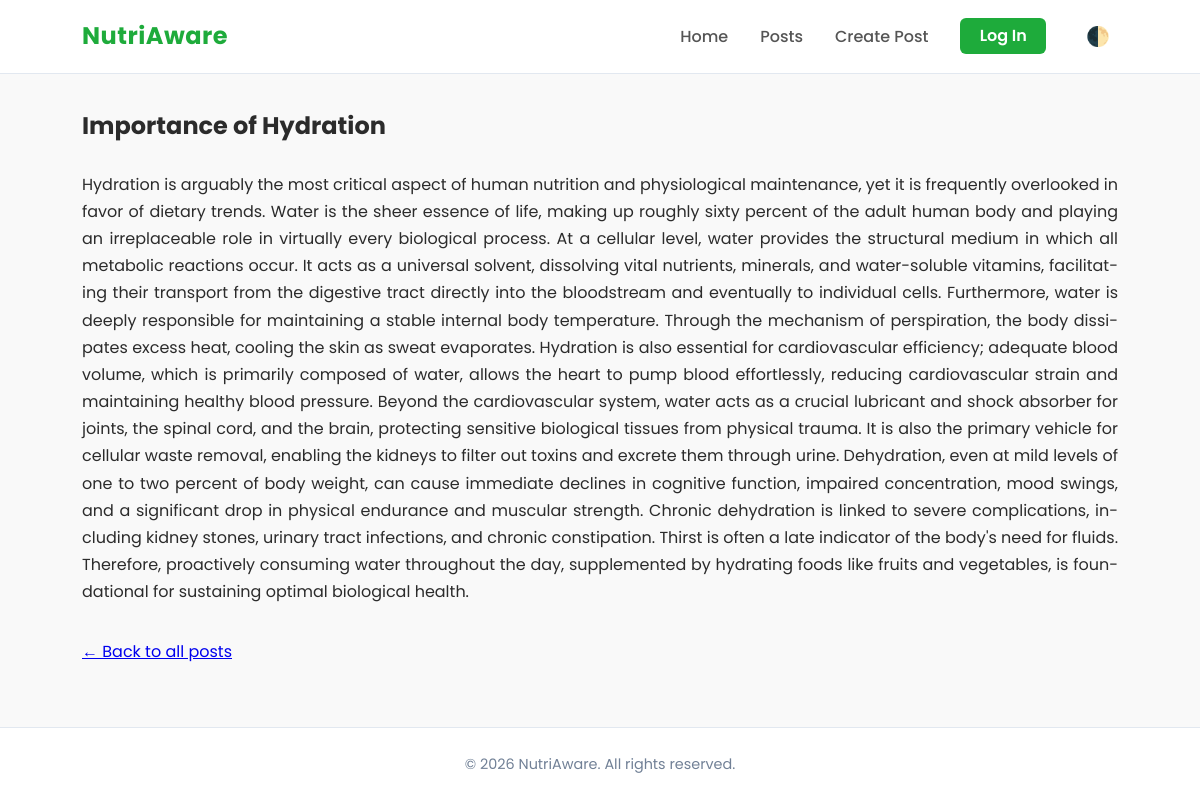
Screenshot of /post/post_4/ with the database file from the repository.
### post/models.py (models this page shows)
class Post(models.Model):
    title=models.CharField(max_length=60)
    content=models.TextField()
    published_date=models.DateTimeField(auto_now=True)

### post/views.py (the view)
# urls.py: path('post_<int:id>/',views.dynamic_view,name="dynamic_view"),
def dynamic_view(request, id):
    selected_post = get_object_or_404(Post, id=id)
    context = {'post': selected_post}
    return render(request, 'post/post.html', context)

### post/templates/post/post.html (shortened to what this page needs)
{% extends "base.html" %}
{% block content %}
    <article>
        <h1>{{ post.title }}</h1>
        <div style="margin-top: 1.5rem; text-align: justify; hyphens: auto;">
            {{ post.content|linebreaks }}
        </div>
    </article>
    <div style="margin-top: 2rem;">
        <a href="{% url 'home' %}">&larr; Back to all posts</a>
    </div>
{% endblock %}

### templates/base.html (style rules this page uses)
:root { --bg-main: #121212; --bg-secondary: #1e1e1e; --text-main: #e0e0e0; --text-muted: #cccccc; --border-color: #333333; --brand-color: #1eab3b; --brand-hover: #178a2e; --btn-text: #121212; --footer-text: #777777; }
[data-theme="light"] { --bg-main: #f9f9f9; --bg-secondary: #ffffff; --text-main: #2b2b2b; --text-muted: #555555; --border-color: #e2e8f0; --btn-text: #ffffff; --footer-text: #718096; }
* { margin: 0; padding: 0; box-sizing: border-box; }
body { font-family: 'Poppins', sans-serif; background-color: var(--bg-main); color: var(--text-main); line-height: 1.7; display: flex; flex-direction: column; min-height: 100vh; transition: background-color 0.3s ease, color 0.3s ease; }

### rows the page displays
Post: title "Importance of Hydration", content "Hydration is arguably the most critical aspect of human nutrition and physiological maintenance, yet it is frequently overlooked in favor of dietary trends. Water is the sheer essence of life, making up roughly sixty percent of the adult human body and playing an irreplaceable role in virtually every biological process. At a cellular level, water provides the structural medium in which all metabolic reactions occur. It acts as a universal solvent, dissolving vital nutrients, minerals, and water-soluble vitamins, facilitating their transport from the digestive tract directly into the bloodstream and eventually to individual cells. Furthermore, water is deeply responsible for maintaining a…"
